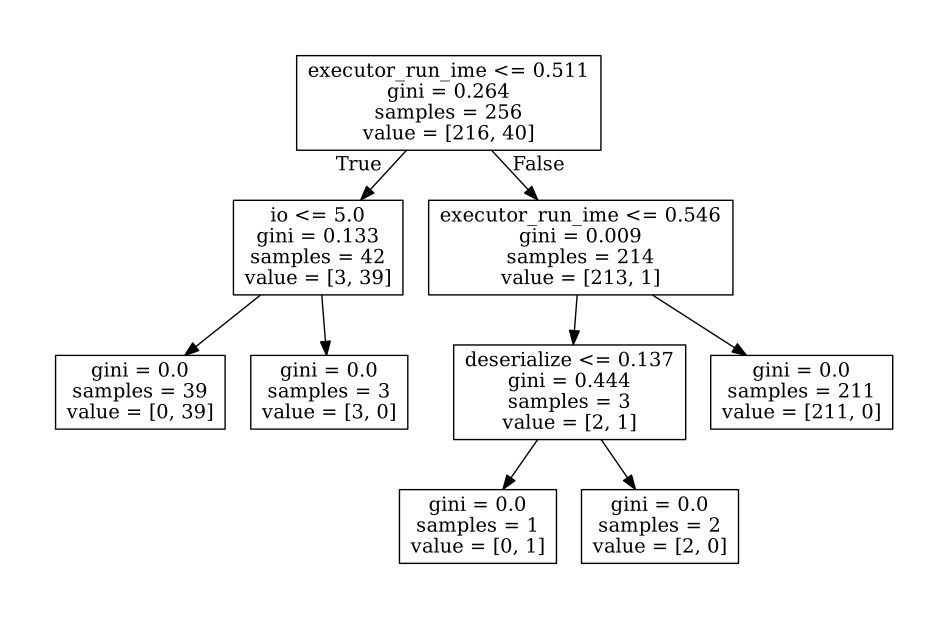

Here is the Python script that generated this plot:
#-*-encoding=utf8-*-
from __future__ import print_function,division
from sklearn import tree
import pydotplus
import pickle
import random

def build_tree(X,Y,feature_names,test_partion=0.2,dump='decision_tree.pdf'):
    assert len(X)==len(Y)
    border=int(len(X)*(1-test_partion))
    trainX=X[0:border]
    trainY=Y[0:border]
    testX=X[border:]
    testY=Y[border:]
    # write key-value pair into disk
    dataset=[]
    dataset_name='dataset.dat'
    for i in range(len(testX)):
        sample={}
        for j in range(len(feature_names)):
            sample[feature_names[j]]=testX[i][j]
        sample['label']=testY[i]
        dataset.append(sample)
    pickle.dump(dataset,open(dataset_name,'wb'))
    
    
    clf=tree.DecisionTreeClassifier()
    clf.fit(trainX,trainY)
    # cal test accuracy
    predY=clf.predict(testX)
    count=0
    TP,TN,FP,FN=0,0,0,0
    for i in range(len(predY)):
        if testY[i]==1 and predY[i]==1:
            TP+=1
        elif testY[i]==1 and predY[i]==0:
            FN+=1
        elif testY[i]==0 and predY[i]==0:
            TN+=1
        elif testY[i]==0 and predY[i]==1:
            FP+=1
    accuracy=(TP+TN)/(TP+TN+FP+FN)
    if TP == 0 :
        precision = 0.7
    else:
        precision=TP/(TP+FP)
    if TP == 0 :
        recall = 0.8
    else:
        recall=TP/(TP+FN)
    # draw decision tree
    
    dot_data=tree.export_graphviz(clf,out_file=None,feature_names=feature_names)
    with open("atree.dot",'w')as f:
        f.write(dot_data)
    graph=pydotplus.graph_from_dot_data(dot_data)
    graph.write_pdf(dump)
    return accuracy,precision,recall
